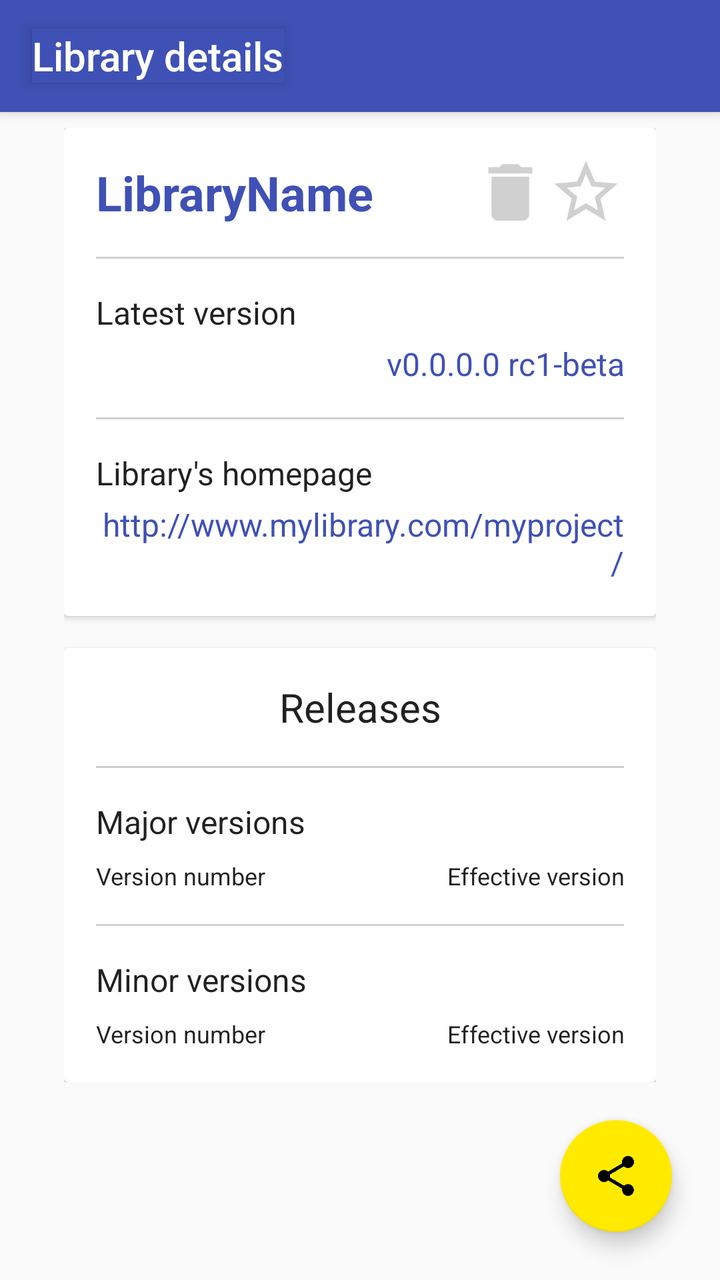
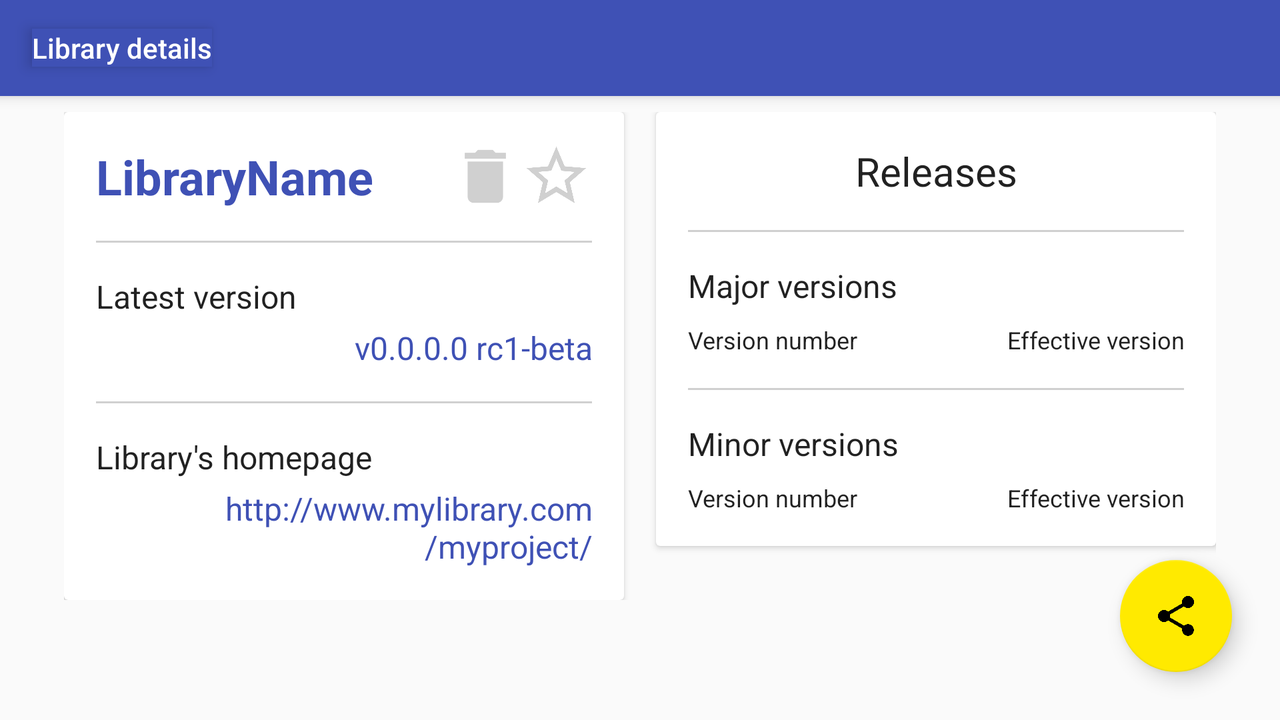

Compare how this app lays out the same screen by default and in its alternative resource folder. The renders come first, then the two layout files and the values they reference.
<!-- AndroidManifest.xml: activity theme Theme.SemiColon -->
<!-- res/layout/activity_code_details.xml -->
<?xml version="1.0" encoding="utf-8"?>
<android.support.design.widget.CoordinatorLayout
    xmlns:android="http://schemas.android.com/apk/res/android"
    xmlns:app="http://schemas.android.com/apk/res-auto"
    xmlns:tools="http://schemas.android.com/tools"
    android:id="@+id/code_details_coordinator"
    android:layout_width="match_parent"
    android:layout_height="match_parent"
    tools:context=".ui.CodeDetailsActivity">
    <android.support.design.widget.AppBarLayout
        android:id="@+id/code_details_appbar"
        android:layout_width="match_parent"
        android:layout_height="wrap_content"
        android:theme="@style/Theme.SemiColon.AppBar">
        <android.support.v7.widget.Toolbar
            android:id="@+id/code_details_toolbar"
            android:layout_width="match_parent"
            android:layout_height="?attr/actionBarSize"
            android:theme="@style/Theme.SemiColon.Toolbar"
            app:title="@string/activity_code_details_label"/>
    </android.support.design.widget.AppBarLayout>
    <android.support.v4.widget.NestedScrollView
        android:layout_width="match_parent"
        android:layout_height="match_parent"
        android:layout_marginTop="?attr/actionBarSize">
        <LinearLayout
            android:layout_width="match_parent"
            android:layout_height="match_parent"
            android:orientation="vertical"
            style="@style/Theme.SemiColon.CodeDetails.CardNest">
            <android.support.v7.widget.CardView
                android:layout_width="match_parent"
                android:layout_height="wrap_content">
                <LinearLayout
                    android:layout_width="match_parent"
                    android:layout_height="wrap_content"
                    android:orientation="vertical"
                    style="@style/Theme.SemiColon.CodeDetails.InfoFrame">
                    <LinearLayout
                        android:layout_width="match_parent"
                        android:layout_height="wrap_content"
                        android:orientation="horizontal">
                        <TextView
                            android:id="@+id/tv_code_details_name"
                            android:layout_width="0dp"
                            android:layout_height="wrap_content"
                            android:layout_weight="5"
                            tools:text="LibraryName"
                            style="@style/Theme.SemiColon.CodeDetails.Name"/>
                        <ImageButton
                            android:id="@+id/ib_code_details_delete"
                            android:layout_width="0dp"
                            android:layout_height="match_parent"
                            android:layout_weight="1"
                            android:adjustViewBounds="true"
                            android:scaleType="fitCenter"
                            android:background="@android:color/transparent"
                            app:srcCompat="@drawable/ic_delete"
                            android:contentDescription="@string/cd_code_details_delete"/>
                        <ImageButton
                            android:id="@+id/ib_code_details_like"
                            android:layout_width="0dp"
                            android:layout_height="match_parent"
                            android:layout_weight="1"
                            android:adjustViewBounds="true"
                            android:scaleType="fitCenter"
                            android:background="@android:color/transparent"
                            app:srcCompat="@drawable/ic_star_border_inactive"
                            android:contentDescription="@string/cd_code_details_not_liked"/>
                    </LinearLayout>
                    <View
                        android:layout_width="match_parent"
                        android:layout_height="1dp"
                        android:background="@color/colorTextPlaceholder"/>
                    <TextView
                        android:layout_width="match_parent"
                        android:layout_height="wrap_content"
                        android:text="@string/tv_code_details_latest_label"
                        style="@style/Theme.SemiColon.CodeDetails.Label"/>
                    <TextView
                        android:id="@+id/tv_code_details_version"
                        android:layout_width="match_parent"
                        android:layout_height="wrap_content"
                        tools:text="v0.0.0.0 rc1-beta"
                        style="@style/Theme.SemiColon.CodeDetails.Value"/>
                    <View
                        android:layout_width="match_parent"
                        android:layout_height="1dp"
                        android:background="@color/colorTextPlaceholder"/>
                    <TextView
                        android:layout_width="match_parent"
                        android:layout_height="wrap_content"
                        android:text="@string/tv_code_details_homepage_label"
                        style="@style/Theme.SemiColon.CodeDetails.Label"/>
                    <TextView
                        android:id="@+id/tv_code_details_homepage"
                        android:layout_width="match_parent"
                        android:layout_height="wrap_content"
                        tools:text="http://www.mylibrary.com/myproject/"
                        style="@style/Theme.SemiColon.CodeDetails.Value"/>
                </LinearLayout>
            </android.support.v7.widget.CardView>
            <android.support.v7.widget.CardView
                android:id="@+id/card_code_version"
                android:layout_width="match_parent"
                android:layout_height="wrap_content"
                style="@style/Theme.SemiColon.CodeDetails.VersionCard">
                <LinearLayout
                    android:layout_width="match_parent"
                    android:layout_height="wrap_content"
                    android:orientation="vertical"
                    style="@style/Theme.SemiColon.CodeDetails.InfoFrame">
                    <TextView
                        android:layout_width="match_parent"
                        android:layout_height="wrap_content"
                        android:text="@string/tv_code_details_releases"
                        style="@style/Theme.SemiColon.CodeDetails.VersionTitle"/>
                    <View
                        android:layout_width="match_parent"
                        android:layout_height="1dp"
                        android:background="@color/colorTextPlaceholder"/>
                    <TextView
                        android:layout_width="match_parent"
                        android:layout_height="wrap_content"
                        android:text="@string/tv_code_details_major"
                        style="@style/Theme.SemiColon.CodeDetails.VersionLabel"/>
                    <LinearLayout
                        android:layout_width="match_parent"
                        android:layout_height="match_parent"
                        android:orientation="horizontal">
                        <TextView
                            android:layout_width="0dp"
                            android:layout_height="wrap_content"
                            android:layout_weight="1"
                            android:text="@string/tv_code_details_version_name"
                            style="@style/Theme.SemiColon.CodeDetails.VersionName"
                            android:textStyle=""/>
                        <TextView
                            android:layout_width="0dp"
                            android:layout_height="wrap_content"
                            android:layout_weight="1"
                            android:text="@string/tv_code_details_version_number"
                            style="@style/Theme.SemiColon.CodeDetails.VersionNumber"/>
                    </LinearLayout>
                    <android.support.v7.widget.RecyclerView
                        android:id="@+id/rv_version_major"
                        android:layout_width="match_parent"
                        android:layout_height="match_parent"
                        tools:listItem="@layout/recycler_version_info"
                        style="@style/Theme.SemiColon.CodeDetails.VersionRecycler"/>
                    <View
                        android:layout_width="match_parent"
                        android:layout_height="1dp"
                        android:background="@color/colorTextPlaceholder"/>
                    <TextView
                        android:layout_width="match_parent"
                        android:layout_height="wrap_content"
                        android:text="@string/tv_code_details_minor"
                        style="@style/Theme.SemiColon.CodeDetails.VersionLabel"/>
                    <LinearLayout
                        android:layout_width="match_parent"
                        android:layout_height="match_parent"
                        android:orientation="horizontal">
                        <TextView
                            android:layout_width="0dp"
                            android:layout_height="wrap_content"
                            android:layout_weight="1"
                            android:text="@string/tv_code_details_version_name"
                            style="@style/Theme.SemiColon.CodeDetails.VersionName"
                            android:textStyle=""/>
                        <TextView
                            android:layout_width="0dp"
                            android:layout_height="wrap_content"
                            android:layout_weight="1"
                            android:text="@string/tv_code_details_version_number"
                            style="@style/Theme.SemiColon.CodeDetails.VersionNumber"/>
                    </LinearLayout>
                    <android.support.v7.widget.RecyclerView
                        android:id="@+id/rv_version_minor"
                        android:layout_width="match_parent"
                        android:layout_height="match_parent"
                        tools:listItem="@layout/recycler_version_info"
                        style="@style/Theme.SemiColon.CodeDetails.VersionRecycler"/>
                </LinearLayout>
            </android.support.v7.widget.CardView>
            <TextView
                android:id="@+id/tv_code_details_error"
                android:layout_width="match_parent"
                android:layout_height="wrap_content"
                android:visibility="gone"
                android:text="@string/tv_code_details_no_plus_version_info"
                style="@style/Theme.SemiColon.CodeDetails.ErrorBox"/>
        </LinearLayout>
    </android.support.v4.widget.NestedScrollView>
    <android.support.design.widget.FloatingActionButton
        android:id="@+id/fab_code_details"
        android:layout_width="56dp"
        android:layout_height="56dp"
        android:layout_gravity="bottom|end"
        android:layout_marginBottom="24dp"
        android:layout_marginEnd="24dp"
        android:layout_marginRight="24dp"
        android:adjustViewBounds="true"
        android:scaleType="fitCenter"
        app:srcCompat="@drawable/ic_share"/>
</android.support.design.widget.CoordinatorLayout>
<!-- res/layout/recycler_version_info.xml (included above) -->
<?xml version="1.0" encoding="utf-8"?>
<LinearLayout
    xmlns:android="http://schemas.android.com/apk/res/android"
    xmlns:tools="http://schemas.android.com/tools"
    android:layout_width="match_parent"
    android:layout_height="wrap_content"
    android:orientation="horizontal">
    <TextView
        android:id="@+id/tv_version_name"
        android:layout_width="0dp"
        android:layout_height="wrap_content"
        android:layout_weight="1"
        tools:text="1.0"
        style="@style/Theme.SemiColon.CodeDetails.VersionName"/>
    <TextView
        android:id="@+id/tv_version_number"
        android:layout_width="0dp"
        android:layout_height="wrap_content"
        android:layout_weight="1"
        tools:text="1.0.2.4"
        style="@style/Theme.SemiColon.CodeDetails.VersionNumber"/>
</LinearLayout>
<!-- resources referenced by this layout -->
<resources>
  <color name="colorTextPlaceholder">#d0d0d0</color>
  <string name="activity_code_details_label">Library details</string>
  <string name="cd_code_details_delete">Icon to delete library from the list.</string>
  <string name="cd_code_details_not_liked">
          Icon to like library because it\'s not liked yet.
      </string>
  <string name="tv_code_details_homepage_label">Library\'s homepage</string>
  <string name="tv_code_details_latest_label">Latest version</string>
  <string name="tv_code_details_major">Major versions</string>
  <string name="tv_code_details_minor">Minor versions</string>
  <string name="tv_code_details_no_plus_version_info">
          Additional version information not available.
      </string>
  <string name="tv_code_details_releases">Releases</string>
  <string name="tv_code_details_version_name">Version number</string>
  <string name="tv_code_details_version_number">Effective version</string>
  <!-- from res/values-v21/ -->
  <style name="Theme.SemiColon.AppBar">
  
          <item name="android:background">@color/colorPrimary</item>
  
          <item name="android:elevation">@dimen/appbar_elevation</item>
  
      </style>
  <!-- from res/values-v26/ -->
  <style name="Theme.SemiColon.CodeDetails.CardNest">
  
          <item name="android:paddingVertical">@dimen/codedetails_cardnest_padding_vertical</item>
          <item name="android:paddingHorizontal">@dimen/codedetails_cardnest_padding_horizontal</item>
  
      </style>
  <!-- from res/values-v26/ -->
  <style name="Theme.SemiColon.CodeDetails.InfoFrame">
  
          <item name="android:paddingHorizontal">@dimen/codedetails_card_frame_padding_horizontal</item>
  
      </style>
  <style name="Theme.SemiColon.CodeDetails.VersionCard">
  
          <item name="android:layout_marginTop">@dimen/codedetails_versioncard_margin_top</item>
  
      </style>
  <style name="Theme.SemiColon.CodeDetails.VersionName">
  
          <item name="android:textSize">@dimen/text_caption_size</item>
  
      </style>
  <style name="Theme.SemiColon.CodeDetails.VersionNumber">
  
          <item name="android:gravity">end</item>
          <item name="android:textSize">@dimen/text_caption_size</item>
  
      </style>
  <style name="Theme.SemiColon.CodeDetails.VersionRecycler">
  
          <item name="android:layout_marginBottom">
              @dimen/codedetails_versioninfo_frame_margin_vertical
          </item>
  
      </style>
  <style name="Theme.SemiColon.Toolbar">
  
          <item name="android:textColorPrimary">@color/colorTextLight</item>
          <item name="android:textColorSecondary">@color/colorTextLight</item>
  
      </style>
  <style name="Theme.SemiColon" parent="Theme.AppCompat.Light.NoActionBar">
  
          <item name="colorPrimary">@color/colorPrimary</item>
          <item name="colorPrimaryDark">@color/colorPrimaryDark</item>
          <item name="colorAccent">@color/colorAccent</item>
  
      </style>
  <color name="colorPrimary">#3F51B5</color>
  <dimen name="appbar_elevation">4dp</dimen>
  <dimen name="codedetails_cardnest_padding_vertical">8dp</dimen>
  <dimen name="codedetails_cardnest_padding_horizontal">32dp</dimen>
  <dimen name="codedetails_errorbox_padding_vertical">16dp</dimen>
  <dimen name="text_headline_size">24sp</dimen>
  <dimen name="codedetails_card_frame_padding_horizontal">16dp</dimen>
  <dimen name="codedetails_card_fields_padding_around">16dp</dimen>
  <dimen name="codedetails_card_fields_padding_between">2dp</dimen>
  <dimen name="text_subtitle_size">16sp</dimen>
  <dimen name="codedetails_card_name_padding_vertical">16dp</dimen>
  <dimen name="codedetails_versioncard_margin_top">16dp</dimen>
  <dimen name="codedetails_versioninfo_frame_margin_vertical">16dp</dimen>
  <dimen name="codedetails_versioninfo_subtitle_margin_bottom">8dp</dimen>
  <dimen name="text_caption_size">12sp</dimen>
  <dimen name="text_title_size">20sp</dimen>
  <color name="colorTextLight">#ffffff</color>
  <color name="colorPrimaryDark">#283593</color>
  <color name="colorAccent">#FFEA00</color>
</resources>
<!-- res/layout-land/activity_code_details.xml (the repository's variant of the layout above) -->
<!-- drawn on the phone turned sideways -->
<?xml version="1.0" encoding="utf-8"?>
<android.support.design.widget.CoordinatorLayout
    xmlns:android="http://schemas.android.com/apk/res/android"
    xmlns:app="http://schemas.android.com/apk/res-auto"
    xmlns:tools="http://schemas.android.com/tools"
    android:id="@+id/code_details_coordinator"
    android:layout_width="match_parent"
    android:layout_height="match_parent"
    tools:context=".ui.CodeDetailsActivity">
    <android.support.design.widget.AppBarLayout
        android:id="@+id/code_details_appbar"
        android:layout_width="match_parent"
        android:layout_height="wrap_content"
        android:theme="@style/Theme.SemiColon.AppBar">
        <android.support.v7.widget.Toolbar
            android:id="@+id/code_details_toolbar"
            android:layout_width="match_parent"
            android:layout_height="?attr/actionBarSize"
            android:theme="@style/Theme.SemiColon.Toolbar"
            app:title="@string/activity_code_details_label"/>
    </android.support.design.widget.AppBarLayout>
    <android.support.v4.widget.NestedScrollView
        android:layout_width="match_parent"
        android:layout_height="match_parent"
        android:layout_marginTop="?attr/actionBarSize">
        <LinearLayout
            android:layout_width="match_parent"
            android:layout_height="match_parent"
            android:orientation="horizontal"
            style="@style/Theme.SemiColon.CodeDetails.CardNest">
            <android.support.v7.widget.CardView
                android:layout_width="0dp"
                android:layout_height="wrap_content"
                android:layout_weight="1">
                <LinearLayout
                    android:layout_width="match_parent"
                    android:layout_height="wrap_content"
                    android:orientation="vertical"
                    style="@style/Theme.SemiColon.CodeDetails.InfoFrame">
                    <LinearLayout
                        android:layout_width="match_parent"
                        android:layout_height="wrap_content"
                        android:orientation="horizontal">
                        <TextView
                            android:id="@+id/tv_code_details_name"
                            android:layout_width="0dp"
                            android:layout_height="wrap_content"
                            android:layout_weight="5"
                            tools:text="LibraryName"
                            style="@style/Theme.SemiColon.CodeDetails.Name"/>
                        <ImageButton
                            android:id="@+id/ib_code_details_delete"
                            android:layout_width="0dp"
                            android:layout_height="match_parent"
                            android:layout_weight="1"
                            android:adjustViewBounds="true"
                            android:scaleType="fitCenter"
                            android:background="@android:color/transparent"
                            app:srcCompat="@drawable/ic_delete"
                            android:contentDescription="@string/cd_code_details_delete"/>
                        <ImageButton
                            android:id="@+id/ib_code_details_like"
                            android:layout_width="0dp"
                            android:layout_height="match_parent"
                            android:layout_weight="1"
                            android:adjustViewBounds="true"
                            android:scaleType="fitCenter"
                            android:background="@android:color/transparent"
                            app:srcCompat="@drawable/ic_star_border_inactive"
                            android:contentDescription="@string/cd_code_details_not_liked"/>
                    </LinearLayout>
                    <View
                        android:layout_width="match_parent"
                        android:layout_height="1dp"
                        android:background="@color/colorTextPlaceholder"/>
                    <TextView
                        android:layout_width="match_parent"
                        android:layout_height="wrap_content"
                        android:text="@string/tv_code_details_latest_label"
                        style="@style/Theme.SemiColon.CodeDetails.Label"/>
                    <TextView
                        android:id="@+id/tv_code_details_version"
                        android:layout_width="match_parent"
                        android:layout_height="wrap_content"
                        tools:text="v0.0.0.0 rc1-beta"
                        style="@style/Theme.SemiColon.CodeDetails.Value"/>
                    <View
                        android:layout_width="match_parent"
                        android:layout_height="1dp"
                        android:background="@color/colorTextPlaceholder"/>
                    <TextView
                        android:layout_width="match_parent"
                        android:layout_height="wrap_content"
                        android:text="@string/tv_code_details_homepage_label"
                        style="@style/Theme.SemiColon.CodeDetails.Label"/>
                    <TextView
                        android:id="@+id/tv_code_details_homepage"
                        android:layout_width="match_parent"
                        android:layout_height="wrap_content"
                        tools:text="http://www.mylibrary.com/myproject/"
                        style="@style/Theme.SemiColon.CodeDetails.Value"/>
                </LinearLayout>
            </android.support.v7.widget.CardView>
            <android.support.v7.widget.CardView
                android:id="@+id/card_code_version"
                android:layout_width="0dp"
                android:layout_height="wrap_content"
                android:layout_weight="1"
                style="@style/Theme.SemiColon.CodeDetails.VersionCardLand">
                <LinearLayout
                    android:layout_width="match_parent"
                    android:layout_height="wrap_content"
                    android:orientation="vertical"
                    style="@style/Theme.SemiColon.CodeDetails.InfoFrame">
                    <TextView
                        android:layout_width="match_parent"
                        android:layout_height="wrap_content"
                        android:text="@string/tv_code_details_releases"
                        style="@style/Theme.SemiColon.CodeDetails.VersionTitle"/>
                    <View
                        android:layout_width="match_parent"
                        android:layout_height="1dp"
                        android:background="@color/colorTextPlaceholder"/>
                    <TextView
                        android:layout_width="match_parent"
                        android:layout_height="wrap_content"
                        android:text="@string/tv_code_details_major"
                        style="@style/Theme.SemiColon.CodeDetails.VersionLabel"/>
                    <LinearLayout
                        android:layout_width="match_parent"
                        android:layout_height="match_parent"
                        android:orientation="horizontal">
                        <TextView
                            android:layout_width="0dp"
                            android:layout_height="wrap_content"
                            android:layout_weight="1"
                            android:text="@string/tv_code_details_version_name"
                            style="@style/Theme.SemiColon.CodeDetails.VersionName"
                            android:textStyle=""/>
                        <TextView
                            android:layout_width="0dp"
                            android:layout_height="wrap_content"
                            android:layout_weight="1"
                            android:text="@string/tv_code_details_version_number"
                            style="@style/Theme.SemiColon.CodeDetails.VersionNumber"/>
                    </LinearLayout>
                    <android.support.v7.widget.RecyclerView
                        android:id="@+id/rv_version_major"
                        android:layout_width="match_parent"
                        android:layout_height="match_parent"
                        tools:listItem="@layout/recycler_version_info"
                        style="@style/Theme.SemiColon.CodeDetails.VersionRecycler"/>
                    <View
                        android:layout_width="match_parent"
                        android:layout_height="1dp"
                        android:background="@color/colorTextPlaceholder"/>
                    <TextView
                        android:layout_width="match_parent"
                        android:layout_height="wrap_content"
                        android:text="@string/tv_code_details_minor"
                        style="@style/Theme.SemiColon.CodeDetails.VersionLabel"/>
                    <LinearLayout
                        android:layout_width="match_parent"
                        android:layout_height="match_parent"
                        android:orientation="horizontal">
                        <TextView
                            android:layout_width="0dp"
                            android:layout_height="wrap_content"
                            android:layout_weight="1"
                            android:text="@string/tv_code_details_version_name"
                            style="@style/Theme.SemiColon.CodeDetails.VersionName"
                            android:textStyle=""/>
                        <TextView
                            android:layout_width="0dp"
                            android:layout_height="wrap_content"
                            android:layout_weight="1"
                            android:text="@string/tv_code_details_version_number"
                            style="@style/Theme.SemiColon.CodeDetails.VersionNumber"/>
                    </LinearLayout>
                    <android.support.v7.widget.RecyclerView
                        android:id="@+id/rv_version_minor"
                        android:layout_width="match_parent"
                        android:layout_height="match_parent"
                        tools:listItem="@layout/recycler_version_info"
                        style="@style/Theme.SemiColon.CodeDetails.VersionRecycler"/>
                </LinearLayout>
            </android.support.v7.widget.CardView>
            <TextView
                android:id="@+id/tv_code_details_error"
                android:layout_width="0dp"
                android:layout_height="wrap_content"
                android:layout_weight="1"
                android:visibility="gone"
                android:text="@string/tv_code_details_no_plus_version_info"
                style="@style/Theme.SemiColon.CodeDetails.ErrorBoxLand"/>
        </LinearLayout>
    </android.support.v4.widget.NestedScrollView>
    <android.support.design.widget.FloatingActionButton
        android:id="@+id/fab_code_details"
        android:layout_width="56dp"
        android:layout_height="56dp"
        android:layout_gravity="bottom|end"
        android:layout_marginBottom="24dp"
        android:layout_marginEnd="24dp"
        android:layout_marginRight="24dp"
        android:adjustViewBounds="true"
        android:scaleType="fitCenter"
        android:contentDescription="@string/cd_code_details_fab"
        app:srcCompat="@drawable/ic_share"/>
</android.support.design.widget.CoordinatorLayout>
<!-- resources referenced by the variant -->
<!-- as the phone turned sideways resolves them -->
<resources>
  <color name="colorTextPlaceholder">#d0d0d0</color>
  <string name="activity_code_details_label">Library details</string>
  <string name="cd_code_details_delete">Icon to delete library from the list.</string>
  <string name="cd_code_details_fab">Share informations about this library…</string>
  <string name="cd_code_details_not_liked">
          Icon to like library because it\'s not liked yet.
      </string>
  <string name="tv_code_details_homepage_label">Library\'s homepage</string>
  <string name="tv_code_details_latest_label">Latest version</string>
  <string name="tv_code_details_major">Major versions</string>
  <string name="tv_code_details_minor">Minor versions</string>
  <string name="tv_code_details_no_plus_version_info">
          Additional version information not available.
      </string>
  <string name="tv_code_details_releases">Releases</string>
  <string name="tv_code_details_version_name">Version number</string>
  <string name="tv_code_details_version_number">Effective version</string>
  <!-- from res/values-v21/ -->
  <style name="Theme.SemiColon.AppBar">
  
          <item name="android:background">@color/colorPrimary</item>
  
          <item name="android:elevation">@dimen/appbar_elevation</item>
  
      </style>
  <!-- from res/values-v26/ -->
  <style name="Theme.SemiColon.CodeDetails.InfoFrame">
  
          <item name="android:paddingHorizontal">@dimen/codedetails_card_frame_padding_horizontal</item>
  
      </style>
  <!-- from res/values-v17/ -->
  <style name="Theme.SemiColon.CodeDetails.VersionCardLand">
  
          <item name="android:layout_marginStart">
              @dimen/codedetails_versioncard_margin_start_landscape
          </item>
  
      </style>
  <style name="Theme.SemiColon.CodeDetails.VersionName">
  
          <item name="android:textSize">@dimen/text_caption_size</item>
  
      </style>
  <style name="Theme.SemiColon.CodeDetails.VersionNumber">
  
          <item name="android:gravity">end</item>
          <item name="android:textSize">@dimen/text_caption_size</item>
  
      </style>
  <style name="Theme.SemiColon.CodeDetails.VersionRecycler">
  
          <item name="android:layout_marginBottom">
              @dimen/codedetails_versioninfo_frame_margin_vertical
          </item>
  
      </style>
  <style name="Theme.SemiColon.Toolbar">
  
          <item name="android:textColorPrimary">@color/colorTextLight</item>
          <item name="android:textColorSecondary">@color/colorTextLight</item>
  
      </style>
  <style name="Theme.SemiColon" parent="Theme.AppCompat.Light.NoActionBar">
  
          <item name="colorPrimary">@color/colorPrimary</item>
          <item name="colorPrimaryDark">@color/colorPrimaryDark</item>
          <item name="colorAccent">@color/colorAccent</item>
  
      </style>
  <color name="colorPrimary">#3F51B5</color>
  <dimen name="appbar_elevation">4dp</dimen>
  <dimen name="codedetails_cardnest_padding_vertical">8dp</dimen>
  <dimen name="codedetails_cardnest_padding_horizontal">32dp</dimen>
  <dimen name="codedetails_card_frame_padding_horizontal">16dp</dimen>
  <dimen name="codedetails_card_fields_padding_around">16dp</dimen>
  <dimen name="codedetails_card_fields_padding_between">2dp</dimen>
  <dimen name="text_subtitle_size">16sp</dimen>
  <dimen name="text_headline_size">24sp</dimen>
  <dimen name="codedetails_card_name_padding_vertical">16dp</dimen>
  <dimen name="codedetails_versioncard_margin_start_landscape">16dp</dimen>
  <dimen name="codedetails_versioninfo_frame_margin_vertical">16dp</dimen>
  <dimen name="codedetails_versioninfo_subtitle_margin_bottom">8dp</dimen>
  <dimen name="text_caption_size">12sp</dimen>
  <dimen name="text_title_size">20sp</dimen>
  <color name="colorTextLight">#ffffff</color>
  <color name="colorPrimaryDark">#283593</color>
  <color name="colorAccent">#FFEA00</color>
</resources>
